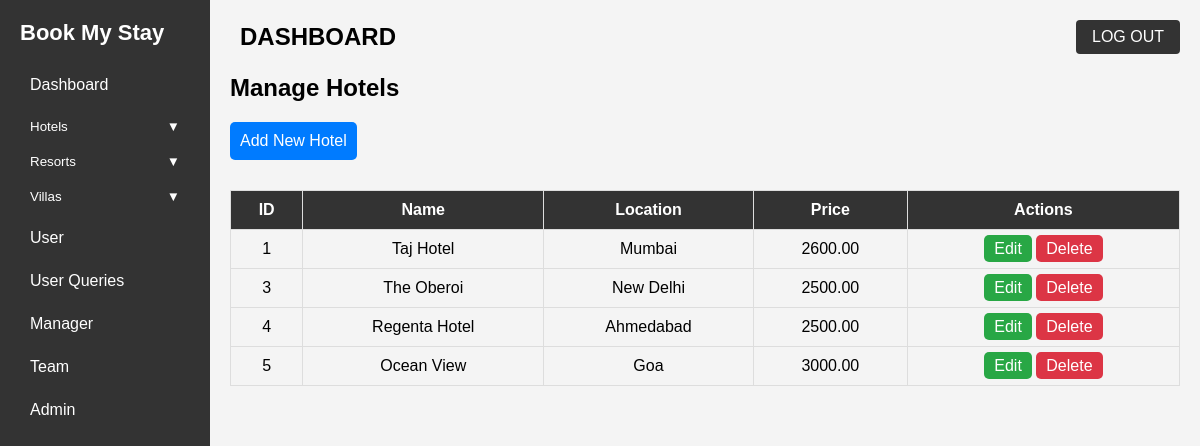
Screenshot of /admin/dashboard.php?page=hotel.php (signed in) with the database file from the repository.
### tables this page shows
CREATE TABLE `hotels1` (
  `id` int(11) NOT NULL,
  `name` varchar(255) NOT NULL,
  `location` varchar(255) NOT NULL,
  `price` decimal(10,2) NOT NULL,
  `description` text DEFAULT NULL,
  `features` text NOT NULL,
  `facilities` text NOT NULL,
  `guest_capacity` varchar(50) NOT NULL,
  `area` varchar(50) NOT NULL,
  `image_url` varchar(255) DEFAULT NULL,
  `iframe` varchar(2000) NOT NULL,
  `last_updated` timestamp NOT NULL DEFAULT current_timestamp() ON UPDATE current_timestamp()
);

### admin/hotel.php (the view, shortened to what this page needs)
<?php
$conn = mysqli_connect("localhost", "root", "", "bookmyroom") or die("Database Error");
$result = mysqli_query($conn, "SELECT * FROM hotels1");
?>
<!DOCTYPE html>
<html lang="en">
<head>
</head>
<body>
    <h2>Manage Hotels</h2>
    <a href="inserthotel.php" class="add-btn">Add New Hotel</a>
    <table>
        <tr>
            <th>ID</th>
            <th>Name</th>
            <th>Location</th>
            <th>Price</th>
            <th>Actions</th>
        </tr>
        <?php while ($row = mysqli_fetch_assoc($result)): ?>
            <tr>
                <td><?php echo $row['id']; ?></td>
                <td><?php echo $row['name']; ?></td>
                <td><?php echo $row['location']; ?></td>
                <td><?php echo $row['price']; ?></td>
                <td>
                    <a href="edithotel.php?id=<?php echo $row['id']; ?>" class="edit-btn">Edit</a>
                    <a href="deletehotel.php?delete_id=<?php echo $row['id']; ?>" class="delete-btn" onclick="return confirm('Are you sure you want to delete this hotel?');">Delete</a>
                </td>
            </tr>
        <?php endwhile; ?>
    </table>
</body>
</html>

### admin/dashboard.php (style rules this page uses)
* { margin: 0; padding: 0; box-sizing: border-box; }
body { font-family: Arial, sans-serif; background-color: #f4f4f4; display: flex; }

### admin/hotel.php (style rules this page uses)
body { font-family: Arial, sans-serif; background-color: #f4f4f4; }
table { width: 100%; border-collapse: collapse; margin-top: 20px; }
th, td { border: 1px solid #ddd; padding: 10px; text-align: center; }
th { background-color: #333; color: white; }
a { text-decoration: none; padding: 5px 10px; border-radius: 5px; color: white; }
.edit-btn { background-color: #28a745; }
.delete-btn { background-color: #dc3545; }
.add-btn { background-color: #007bff; padding: 10px; margin-top: 20px; display: inline-block; margin-bottom: 10px; }

### rows the page displays
hotels1: id "1", name "Taj Hotel", location "Mumbai", price "2600.00"
hotels1: id "3", name "The Oberoi", location "New Delhi", price "2500.00"
hotels1: id "4", name "Regenta Hotel", location "Ahmedabad", price "2500.00"
hotels1: id "5", name "Ocean View", location "Goa", price "3000.00"
